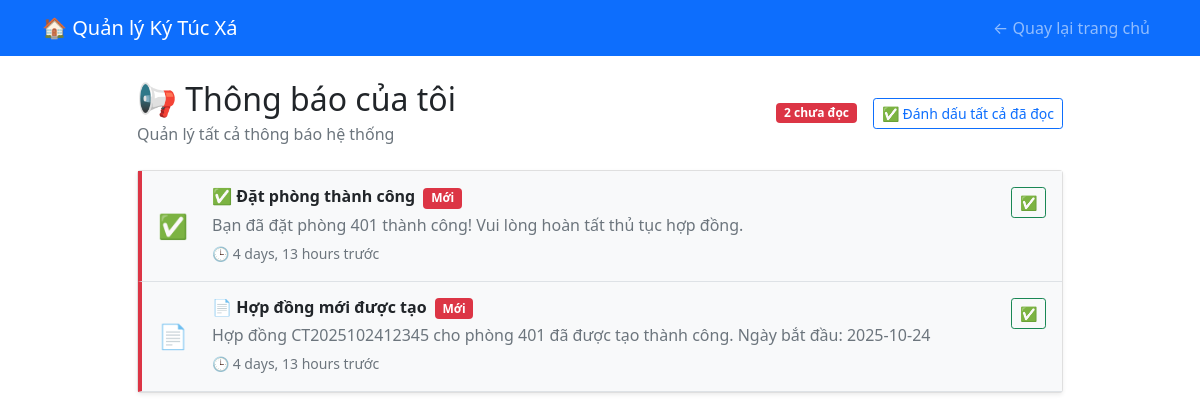
The page /notifications/ (signed in) on the database its author committed.
### dormitory/models.py (models this page shows, shortened)
class Notification(models.Model):
    NOTIFICATION_TYPES = (
        ('info', '📢 Thông tin'),
        ('success', '✅ Thành công'),
        ('warning', '⚠️ Cảnh báo'),
        ('error', '❌ Lỗi'),
        ('payment', '💳 Thanh toán'),
        ('contract', '📄 Hợp đồng'),
        ('maintenance', '🔧 Bảo trì'),
        ('booking', '🏠 Đặt phòng'),
    )
    user = models.ForeignKey(
        CustomUser,
        on_delete=models.CASCADE,
        related_name='notifications',
        verbose_name="Người dùng"
    )
    title = models.CharField(
        max_length=200,
        verbose_name="Tiêu đề"
    )
    message = models.TextField(
        verbose_name="Nội dung"
    )
    notification_type = models.CharField(
        max_length=20,
        choices=NOTIFICATION_TYPES,
        default='info',
        verbose_name="Loại thông báo"
    )
    is_read = models.BooleanField(
        default=False,
        verbose_name="Đã đọc"
    )
    related_url = models.CharField(
        max_length=200,
        blank=True,
        verbose_name="URL liên quan"
    )
    created_at = models.DateTimeField(
        auto_now_add=True,
        verbose_name="Ngày tạo"
    )
    class Meta:
        ordering = ['-created_at']
        indexes = [
            models.Index(fields=['user', 'is_read', 'created_at']),
        ]
        verbose_name = "Thông báo"
        verbose_name_plural = "Thông báo"
    def get_icon(self):
        icons = {
            'info': '📢',
            'success': '✅',
            'warning': '⚠️',
            'error': '❌',
            'payment': '💳',
            'contract': '📄',
            'maintenance': '🔧',
            'booking': '🏠',
        }
        return icons.get(self.notification_type, '📢')

### dormitory/views.py (the view)
# urls.py: path('notifications/', views.notification_list, name='notification_list'),
@login_required
def notification_list(request):
    notifications = Notification.objects.filter(user=request.user).order_by('-created_at')
    paginator = Paginator(notifications, 20)
    page_number = request.GET.get('page')
    page_obj = paginator.get_page(page_number)
    context = {
        'page_obj': page_obj,
        'unread_count': get_unread_count(request.user),
        'active_tab': 'notifications'
    }
    return render(request, 'dormitory/notification_list.html', context)

### dormitory/utils.py (called while the page is built)
def get_unread_count(user):
    return Notification.objects.filter(user=user, is_read=False).count()

### dormitory/templates/dormitory/notification_list.html (shortened to what this page needs)
<!DOCTYPE html>
<html lang="vi">
<head>
    <link href="https://cdn.jsdelivr.net/npm/bootstrap@5.1.3/dist/css/bootstrap.min.css" rel="stylesheet">
</head>
<body>
    <nav class="navbar navbar-expand-lg navbar-dark bg-primary">
        <div class="container">
            <a class="navbar-brand" href="{% url 'home' %}">🏠 Quản lý Ký Túc Xá</a>
            <div class="navbar-nav ms-auto">
                {% if user.is_authenticated %}
                    <a class="nav-link" href="{% url 'home' %}">← Quay lại trang chủ</a>
                {% endif %}
            </div>
        </div>
    </nav>
    <div class="container mt-4">
        <div class="row justify-content-center">
            <div class="col-md-10">
                <div class="d-flex justify-content-between align-items-center mb-4">
                    <div>
                        <h2 class="mb-1">📢 Thông báo của tôi</h2>
                        <p class="text-muted mb-0">Quản lý tất cả thông báo hệ thống</p>
                    </div>
                    <div class="d-flex align-items-center">
                        {% if unread_count > 0 %}
                        <span class="badge bg-danger me-3">
                            {{ unread_count }} chưa đọc
                        </span>
                        {% endif %}
                        {% if page_obj.object_list %}
                        <form method="post" action="{% url 'notification_mark_all_read' %}">
                            <button type="submit" class="btn btn-outline-primary btn-sm">
                                ✅ Đánh dấu tất cả đã đọc
                            </button>
                        </form>
                        {% endif %}
                    </div>
                </div>
                <div class="card shadow-sm">
                    <div class="card-body p-0">
                        {% if page_obj.object_list %}
                            {% for notification in page_obj.object_list %}
                            <div class="notification-item {% if not notification.is_read %}unread{% endif %} p-3 border-bottom">
                                <div class="row align-items-center">
                                    <div class="col-auto">
                                        <span class="fs-4">
                                            {{ notification.get_icon }}
                                        </span>
                                    </div>
                                    <div class="col">
                                        <div class="d-flex justify-content-between align-items-start">
                                            <div class="flex-grow-1">
                                                <h6 class="mb-1 {% if not notification.is_read %}fw-bold{% endif %}">
                                                    {{ notification.title }}
                                                    {% if not notification.is_read %}
                                                        <span class="badge bg-danger ms-1">Mới</span>
                                                    {% endif %}
                                                </h6>
                                                <p class="text-muted mb-1">{{ notification.message }}</p>
                                                <small class="text-muted">
                                                    🕒 {{ notification.created_at|timesince }} trước
                                                </small>
                                            </div>
                                            <div class="ms-3">
                                                {% if not notification.is_read %}
                                                <a href="{% url 'notification_mark_read' notification.id %}"
                                                   class="btn btn-sm btn-outline-success"
                                                   title="Đánh dấu đã đọc">
                                                    ✅
                                                </a>
                                                {% endif %}
                                            </div>
                                        </div>
                                    </div>
                                </div>
                            </div>
                            {% endfor %}
                        {% endif %}
                    </div>
                </div>
            </div>
        </div>
    </div>
</body>
</html>

### dormitory/templates/dormitory/notification_list.html (style rules this page uses)
.notification-item { border-left: 4px solid #007bff; transition: all 0.3s ease; }
.notification-item.unread { background-color: #f8f9fa; border-left-color: #dc3545; }

### rows shown on the page
Notification: get_icon "✅", title "✅ Đặt phòng thành công", is_read "Mới", message "Bạn đã đặt phòng 401 thành công! Vui lòng hoàn tất thủ tục hợp đồng.", created_at "4 days, 13 hours"
Notification: get_icon "📄", title "📄 Hợp đồng mới được tạo", is_read "Mới", message "Hợp đồng CT2025102412345 cho phòng 401 đã được tạo thành công. Ngày bắt đầu: 2025-10-24", created_at "4 days, 13 hours"

### other values the page prints
{{ unread_count }} "2"
